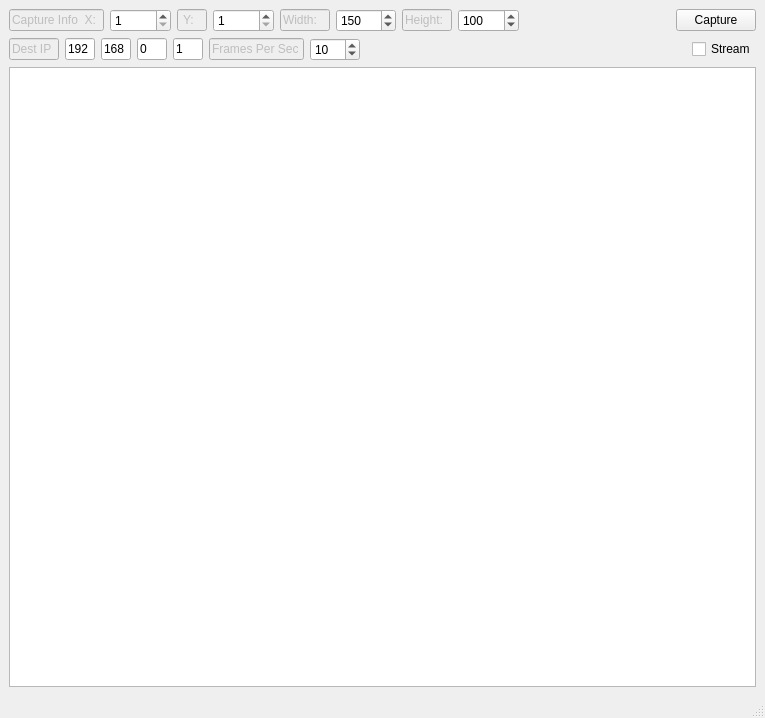
<?xml version="1.0" encoding="UTF-8"?>
<ui version="4.0">
 <class>ScreenCloneServerWindow</class>
 <widget class="QMainWindow" name="ScreenCloneServerWindow">
  <property name="geometry">
   <rect>
    <x>0</x>
    <y>0</y>
    <width>765</width>
    <height>718</height>
   </rect>
  </property>
  <property name="sizePolicy">
   <sizepolicy hsizetype="Expanding" vsizetype="Expanding">
    <horstretch>0</horstretch>
    <verstretch>0</verstretch>
   </sizepolicy>
  </property>
  <property name="minimumSize">
   <size>
    <width>640</width>
    <height>100</height>
   </size>
  </property>
  <property name="windowTitle">
   <string>ScreenCloneServerWindow</string>
  </property>
  <widget class="QWidget" name="centralwidget">
   <layout class="QGridLayout" name="gridLayout">
    <item row="0" column="0">
     <layout class="QVBoxLayout" name="verticalLayout_">
      <item>
       <layout class="QHBoxLayout" name="horizontalLayout">
        <property name="sizeConstraint">
         <enum>QLayout::SetDefaultConstraint</enum>
        </property>
        <item>
         <widget class="QLineEdit" name="lineEdit">
          <property name="enabled">
           <bool>false</bool>
          </property>
          <property name="maximumSize">
           <size>
            <width>95</width>
            <height>16777215</height>
           </size>
          </property>
          <property name="text">
           <string>Capture Info  X:</string>
          </property>
          <property name="readOnly">
           <bool>true</bool>
          </property>
         </widget>
        </item>
        <item>
         <widget class="QSpinBox" name="xSpinBox_">
          <property name="sizePolicy">
           <sizepolicy hsizetype="Fixed" vsizetype="Fixed">
            <horstretch>40</horstretch>
            <verstretch>0</verstretch>
           </sizepolicy>
          </property>
          <property name="minimum">
           <number>1</number>
          </property>
          <property name="maximum">
           <number>30000</number>
          </property>
         </widget>
        </item>
        <item>
         <widget class="QLineEdit" name="lineEdit_2">
          <property name="enabled">
           <bool>false</bool>
          </property>
          <property name="sizePolicy">
           <sizepolicy hsizetype="Fixed" vsizetype="Fixed">
            <horstretch>0</horstretch>
            <verstretch>0</verstretch>
           </sizepolicy>
          </property>
          <property name="maximumSize">
           <size>
            <width>30</width>
            <height>16777215</height>
           </size>
          </property>
          <property name="text">
           <string> Y:</string>
          </property>
          <property name="readOnly">
           <bool>true</bool>
          </property>
         </widget>
        </item>
        <item>
         <widget class="QSpinBox" name="ySpinBox_">
          <property name="sizePolicy">
           <sizepolicy hsizetype="Fixed" vsizetype="Fixed">
            <horstretch>40</horstretch>
            <verstretch>0</verstretch>
           </sizepolicy>
          </property>
          <property name="minimum">
           <number>1</number>
          </property>
          <property name="maximum">
           <number>30000</number>
          </property>
         </widget>
        </item>
        <item>
         <widget class="QLineEdit" name="lineEdit_3">
          <property name="enabled">
           <bool>false</bool>
          </property>
          <property name="maximumSize">
           <size>
            <width>50</width>
            <height>16777215</height>
           </size>
          </property>
          <property name="text">
           <string>Width:</string>
          </property>
          <property name="readOnly">
           <bool>true</bool>
          </property>
         </widget>
        </item>
        <item>
         <widget class="QSpinBox" name="widthSpinBox_">
          <property name="sizePolicy">
           <sizepolicy hsizetype="Fixed" vsizetype="Fixed">
            <horstretch>40</horstretch>
            <verstretch>0</verstretch>
           </sizepolicy>
          </property>
          <property name="maximumSize">
           <size>
            <width>60</width>
            <height>16777215</height>
           </size>
          </property>
          <property name="minimum">
           <number>1</number>
          </property>
          <property name="maximum">
           <number>30000</number>
          </property>
          <property name="value">
           <number>150</number>
          </property>
         </widget>
        </item>
        <item>
         <widget class="QLineEdit" name="lineEdit_4">
          <property name="enabled">
           <bool>false</bool>
          </property>
          <property name="maximumSize">
           <size>
            <width>50</width>
            <height>16777215</height>
           </size>
          </property>
          <property name="text">
           <string>Height:</string>
          </property>
          <property name="readOnly">
           <bool>true</bool>
          </property>
         </widget>
        </item>
        <item>
         <widget class="QSpinBox" name="heightSpinBox_">
          <property name="sizePolicy">
           <sizepolicy hsizetype="Fixed" vsizetype="Fixed">
            <horstretch>40</horstretch>
            <verstretch>0</verstretch>
           </sizepolicy>
          </property>
          <property name="minimum">
           <number>1</number>
          </property>
          <property name="maximum">
           <number>30000</number>
          </property>
          <property name="value">
           <number>100</number>
          </property>
         </widget>
        </item>
        <item>
         <spacer name="horizontalSpacer_5">
          <property name="orientation">
           <enum>Qt::Horizontal</enum>
          </property>
          <property name="sizeHint" stdset="0">
           <size>
            <width>60</width>
            <height>20</height>
           </size>
          </property>
         </spacer>
        </item>
        <item>
         <widget class="QPushButton" name="captureBtn_">
          <property name="text">
           <string>Capture</string>
          </property>
         </widget>
        </item>
       </layout>
      </item>
      <item>
       <layout class="QHBoxLayout" name="horizontalLayout_2">
        <property name="sizeConstraint">
         <enum>QLayout::SetDefaultConstraint</enum>
        </property>
        <item>
         <widget class="QLineEdit" name="lineEdit_5">
          <property name="enabled">
           <bool>false</bool>
          </property>
          <property name="maximumSize">
           <size>
            <width>50</width>
            <height>16777215</height>
           </size>
          </property>
          <property name="text">
           <string>Dest IP</string>
          </property>
          <property name="readOnly">
           <bool>true</bool>
          </property>
         </widget>
        </item>
        <item>
         <widget class="QLineEdit" name="destIP_0_">
          <property name="sizePolicy">
           <sizepolicy hsizetype="Fixed" vsizetype="Fixed">
            <horstretch>0</horstretch>
            <verstretch>0</verstretch>
           </sizepolicy>
          </property>
          <property name="minimumSize">
           <size>
            <width>30</width>
            <height>0</height>
           </size>
          </property>
          <property name="maximumSize">
           <size>
            <width>30</width>
            <height>16777215</height>
           </size>
          </property>
          <property name="text">
           <string>192</string>
          </property>
          <property name="maxLength">
           <number>3</number>
          </property>
         </widget>
        </item>
        <item>
         <widget class="QLineEdit" name="destIP_1_">
          <property name="sizePolicy">
           <sizepolicy hsizetype="Fixed" vsizetype="Fixed">
            <horstretch>0</horstretch>
            <verstretch>0</verstretch>
           </sizepolicy>
          </property>
          <property name="minimumSize">
           <size>
            <width>30</width>
            <height>0</height>
           </size>
          </property>
          <property name="maximumSize">
           <size>
            <width>30</width>
            <height>16777215</height>
           </size>
          </property>
          <property name="text">
           <string>168</string>
          </property>
          <property name="maxLength">
           <number>3</number>
          </property>
         </widget>
        </item>
        <item>
         <widget class="QLineEdit" name="destIP_2_">
          <property name="sizePolicy">
           <sizepolicy hsizetype="Fixed" vsizetype="Fixed">
            <horstretch>0</horstretch>
            <verstretch>0</verstretch>
           </sizepolicy>
          </property>
          <property name="minimumSize">
           <size>
            <width>30</width>
            <height>0</height>
           </size>
          </property>
          <property name="maximumSize">
           <size>
            <width>30</width>
            <height>16777215</height>
           </size>
          </property>
          <property name="text">
           <string>0</string>
          </property>
          <property name="maxLength">
           <number>3</number>
          </property>
         </widget>
        </item>
        <item>
         <widget class="QLineEdit" name="destIP_3_">
          <property name="sizePolicy">
           <sizepolicy hsizetype="Fixed" vsizetype="Fixed">
            <horstretch>0</horstretch>
            <verstretch>0</verstretch>
           </sizepolicy>
          </property>
          <property name="minimumSize">
           <size>
            <width>30</width>
            <height>0</height>
           </size>
          </property>
          <property name="maximumSize">
           <size>
            <width>30</width>
            <height>16777215</height>
           </size>
          </property>
          <property name="text">
           <string>1</string>
          </property>
          <property name="maxLength">
           <number>3</number>
          </property>
         </widget>
        </item>
        <item>
         <widget class="QLineEdit" name="lineEdit_6">
          <property name="enabled">
           <bool>false</bool>
          </property>
          <property name="sizePolicy">
           <sizepolicy hsizetype="Fixed" vsizetype="Fixed">
            <horstretch>0</horstretch>
            <verstretch>0</verstretch>
           </sizepolicy>
          </property>
          <property name="maximumSize">
           <size>
            <width>95</width>
            <height>16777215</height>
           </size>
          </property>
          <property name="text">
           <string>Frames Per Sec</string>
          </property>
          <property name="readOnly">
           <bool>true</bool>
          </property>
         </widget>
        </item>
        <item>
         <widget class="QSpinBox" name="fpsSpinBox_">
          <property name="sizePolicy">
           <sizepolicy hsizetype="Fixed" vsizetype="Fixed">
            <horstretch>0</horstretch>
            <verstretch>0</verstretch>
           </sizepolicy>
          </property>
          <property name="minimumSize">
           <size>
            <width>50</width>
            <height>0</height>
           </size>
          </property>
          <property name="maximumSize">
           <size>
            <width>50</width>
            <height>16777215</height>
           </size>
          </property>
          <property name="minimum">
           <number>1</number>
          </property>
          <property name="maximum">
           <number>30</number>
          </property>
          <property name="value">
           <number>10</number>
          </property>
         </widget>
        </item>
        <item>
         <spacer name="horizontalSpacer_4">
          <property name="orientation">
           <enum>Qt::Horizontal</enum>
          </property>
          <property name="sizeHint" stdset="0">
           <size>
            <width>40</width>
            <height>20</height>
           </size>
          </property>
         </spacer>
        </item>
        <item>
         <widget class="QCheckBox" name="streamCkBx_">
          <property name="text">
           <string>Stream</string>
          </property>
         </widget>
        </item>
       </layout>
      </item>
      <item>
       <layout class="QHBoxLayout" name="horizontalLayout_4">
        <property name="sizeConstraint">
         <enum>QLayout::SetDefaultConstraint</enum>
        </property>
        <item>
         <widget class="QGraphicsView" name="captureImgView_">
          <property name="verticalScrollBarPolicy">
           <enum>Qt::ScrollBarAlwaysOff</enum>
          </property>
          <property name="horizontalScrollBarPolicy">
           <enum>Qt::ScrollBarAlwaysOff</enum>
          </property>
          <property name="sizeAdjustPolicy">
           <enum>QAbstractScrollArea::AdjustToContents</enum>
          </property>
         </widget>
        </item>
       </layout>
      </item>
     </layout>
    </item>
   </layout>
  </widget>
  <widget class="QMenuBar" name="menubar">
   <property name="geometry">
    <rect>
     <x>0</x>
     <y>0</y>
     <width>765</width>
     <height>22</height>
    </rect>
   </property>
  </widget>
  <widget class="QStatusBar" name="statusbar"/>
 </widget>
 <resources/>
 <connections/>
</ui>
